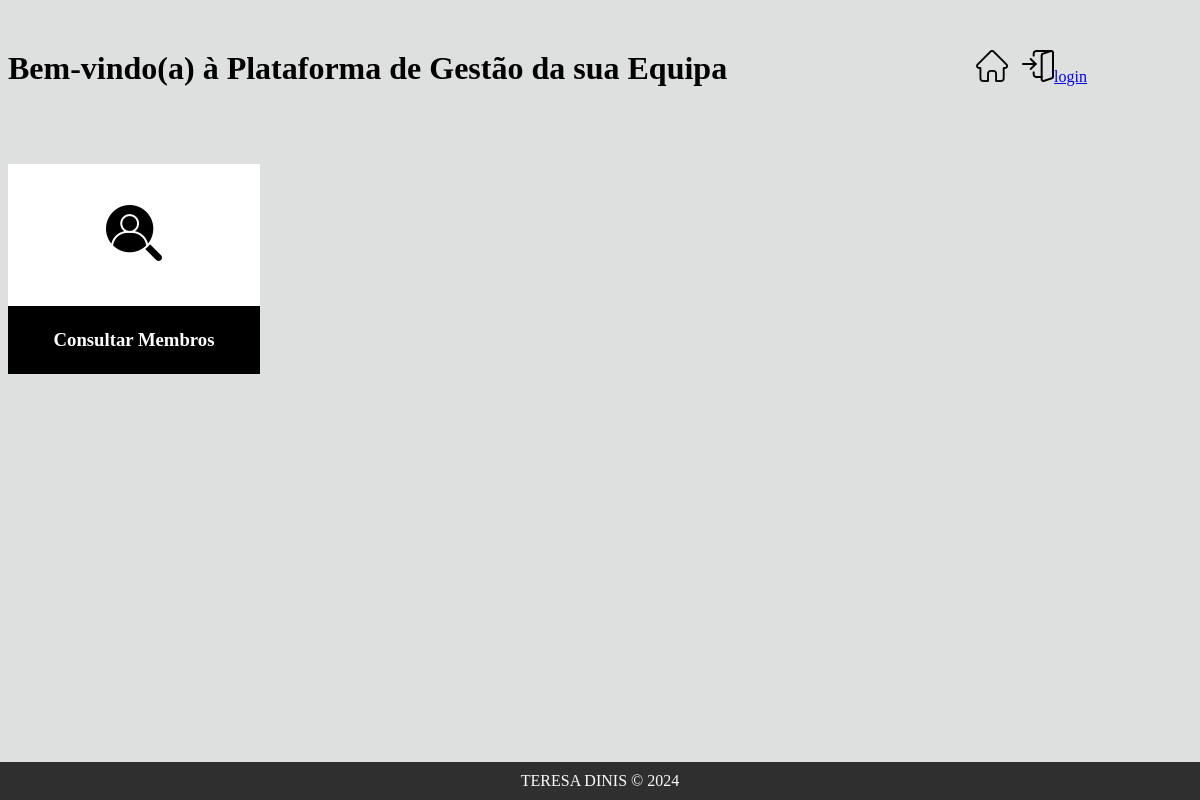
Page /membros/ on the committed database.
### membros/models.py (models this page shows, shortened)
class Menu(models.Model):
    nome = models.CharField(max_length=100)
    imagem = models.ImageField(upload_to='imagens_menu/', blank=True, null=True)

### membros/views.py (the view)
# urls.py: path('', views.home, name='home'),
def home(request): # home = página com o menu principal
    opcoes = Menu.objects.all()
    return render(request,'membros/home.html',{'opcoes':opcoes})

### membros/templates/membros/home.html (shortened to what this page needs)
{% extends 'membros/base.html' %}
{% block conteudo %}
    <div class="image-grid">
        {% for opcao in opcoes %}
            {% if opcao.id == 1%}
            <div style="text-align: center;">
                {% if opcao.imagem %}
                    <div class="opcao">
                        {% if opcao.id == 1 %}
                            <a href="{% url 'membros:list_details' %}">
                                <img src="{{ opcao.imagem.url }}" alt="" title="Consultar Membros" width="64">
                            </a>
                    </div>
                {% endif %}
                <h3>{{opcao.nome}}</h3>
            </div>
            {% endif %}
            {% endif %}
        {% endfor %}
    </div>
{% endblock %}

### membros/templates/membros/base.html (style rules this page uses)
body { background-color: rgb(222, 224, 223); font-family: calibri; }

### membros/templates/membros/home.html (style rules this page uses)
.opcao { border: 1px solid white; background-color: white; width: 230px; height: 120px; display: flex; justify-content: center; align-items: center; flex-direction: column; padding: 10px; }
.opcao img { width: 64px; height: 64px; margin: 0 auto; }
.image-grid { display: grid; grid-template-columns: repeat(4, 2fr); gap: 35px; max-width: 1100px; margin: 10 auto; }
.image-grid h3 { color: white; border: solid black; background-color: black; padding: 20px; height: auto; margin-top: 0px; }

### rows in the picture
Menu: imagem (picture), nome "Consultar Membros"
